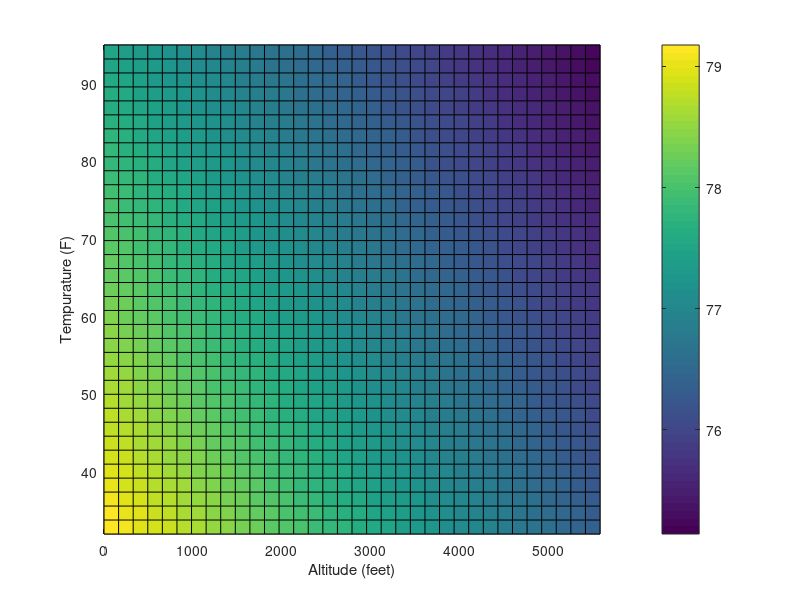

Here is the MATLAB script that generated this plot: (Note: this script raises an error after producing the figure.)
clf;
clear;
a = 0;
b = 0;
tp = 50
tp2 = 1
for i = 0 : tp : 1700
    a = a+1;
    b =0;
    elevation(a) = i;
    for j = 0 + 273.15 : tp2 : 35 + 273.15
        b = b+1;
        temp(b) = j;
        P = ((1+ ((.0065 * elevation(a))/temp(b))) ^ 5.252) / 101300
        P = 1/P
        density = P/(287.05*temp(b));
        velocity(a,b) = 5.31 * density + 28.55; 
    end
end
velocity = velocity * 2.236;

temp = temp - 273.15
temp = (temp * 1.8) + 32

elevation = elevation * 3.28
pcolor( elevation,temp,velocity.')
ylabel('Tempurature (F)')
xlabel('Altitude (feet)')
c = colorbar;
c.Label.String = 'Velocity (mph)';